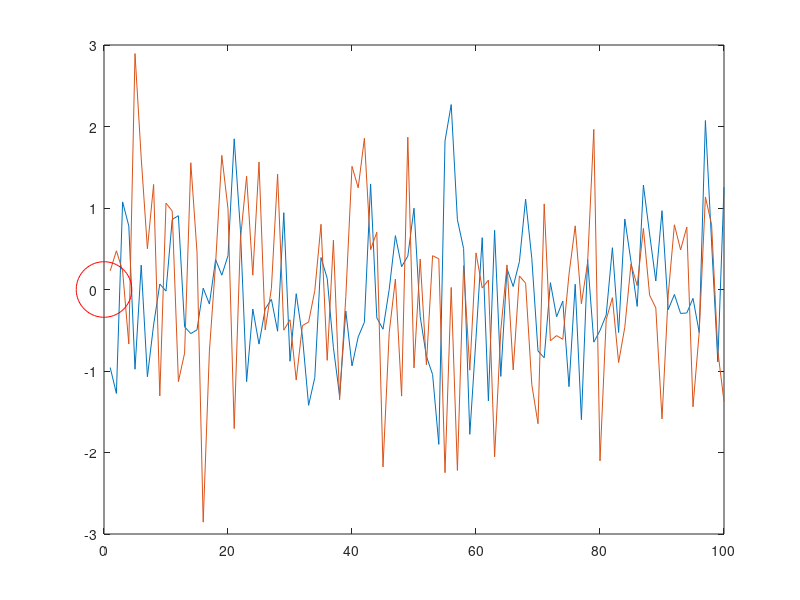

The MATLAB source for this figure: (Note: this script raises an error after producing the figure.)
clf;
plot(randn(100, 2));
hold on;
% h = scatter(0, 0, 500, 'r', 'XLimInclude', false, 'YLimInclude', false);
h = plot(0, 0, 'ro', 'MarkerSize', 40, 'XLimInclude', false, 'YLimInclude', false);
h.Clipping = 'off';
grid on

ax = gca;
% ax.XDir = 'reverse';
% ax.YDir = 'reverse';

aa = AutoAxis();
% aa.anchorToAxisBottomRight(h);
aa.anchorToAxisTopLeft(h);
aa.update();
